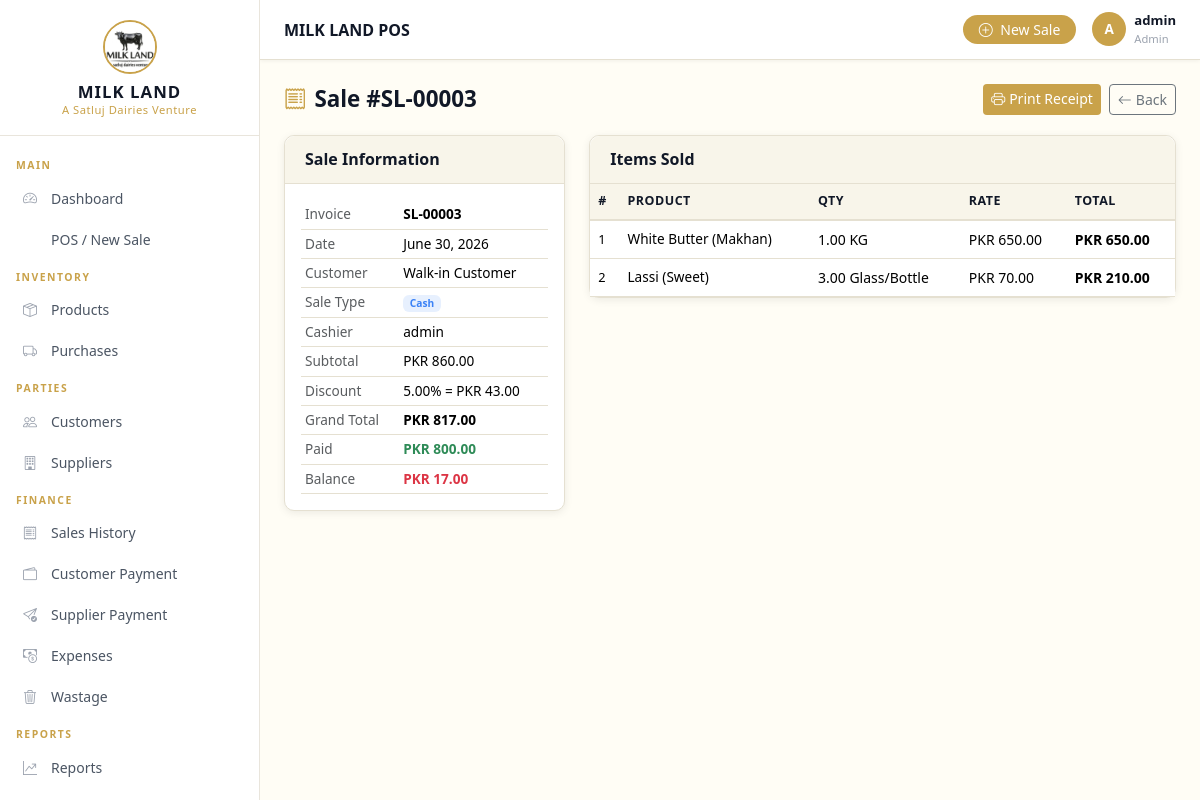
The app's page /sales/3/ (signed in) with its own data.
### apps/sales/models.py (models this page shows, shortened)
class Sale(models.Model):
    SALE_TYPES = [
        ('Cash', 'Cash'),
        ('Credit', 'Credit'),
    ]
    invoice_number = models.CharField(max_length=50, unique=True)
    customer = models.ForeignKey(Customer, on_delete=models.SET_NULL, null=True, blank=True, related_name='sales')
    sale_date = models.DateField()
    sale_type = models.CharField(max_length=10, choices=SALE_TYPES, default='Cash')
    total_amount = models.DecimalField(max_digits=12, decimal_places=2, default=Decimal('0.00'))
    discount_percentage = models.DecimalField(max_digits=5, decimal_places=2, default=Decimal('0.00'))
    discount_amount = models.DecimalField(max_digits=12, decimal_places=2, default=Decimal('0.00'))
    grand_total = models.DecimalField(max_digits=12, decimal_places=2, default=Decimal('0.00'))
    paid_amount = models.DecimalField(max_digits=12, decimal_places=2, default=Decimal('0.00'))
    balance_amount = models.DecimalField(max_digits=12, decimal_places=2, default=Decimal('0.00'))
    notes = models.TextField(blank=True)
    cashier = models.ForeignKey(User, on_delete=models.SET_NULL, null=True, related_name='sales')
    created_at = models.DateTimeField(auto_now_add=True)
    updated_at = models.DateTimeField(auto_now=True)
    class Meta:
        ordering = ['-created_at']

class SaleItem(models.Model):
    sale = models.ForeignKey(Sale, on_delete=models.CASCADE, related_name='items')
    product = models.ForeignKey(Product, on_delete=models.PROTECT)
    quantity = models.DecimalField(max_digits=10, decimal_places=2)
    sale_rate = models.DecimalField(max_digits=10, decimal_places=2)
    line_total = models.DecimalField(max_digits=12, decimal_places=2)

### apps/products/models.py (models this page shows, shortened)
class Product(models.Model):
    UNIT_CHOICES = [
        ('KG', 'KG'),
        ('Gram', 'Gram'),
        ('Litre', 'Litre'),
        ('Piece', 'Piece'),
        ('Jar', 'Jar'),
        ('Bottle', 'Bottle'),
        ('Glass', 'Glass'),
        ('Glass/Bottle', 'Glass/Bottle'),
        ('250ml Bottle', '250ml Bottle'),
        ('250 Gram', '250 Gram'),
        ('Other', 'Other'),
    ]
    name = models.CharField(max_length=200)
    category = models.ForeignKey(Category, on_delete=models.SET_NULL, null=True, blank=True, related_name='products')
    unit_type = models.CharField(max_length=50, choices=UNIT_CHOICES, default='KG')
    purchase_price = models.DecimalField(max_digits=10, decimal_places=2, default=Decimal('0.00'))
    sale_price = models.DecimalField(max_digits=10, decimal_places=2, default=Decimal('0.00'))
    current_stock = models.DecimalField(max_digits=10, decimal_places=2, default=Decimal('0.00'))
    minimum_stock_level = models.DecimalField(max_digits=10, decimal_places=2, default=Decimal('5.00'))
    expiry_date = models.DateField(null=True, blank=True)
    is_active = models.BooleanField(default=True)
    created_at = models.DateTimeField(auto_now_add=True)
    updated_at = models.DateTimeField(auto_now=True)
    updated_by = models.ForeignKey(User, on_delete=models.SET_NULL, null=True, blank=True)
    class Meta:
        ordering = ['name']

### apps/sales/views.py (the view)
# urls.py: path('<int:pk>/', views.sale_detail, name='detail'),
@login_required
def sale_detail(request, pk):
    sale = get_object_or_404(Sale, pk=pk)
    items = sale.items.select_related('product').all()
    return render(request, 'sales/sale_detail.html', {'sale': sale, 'items': items})

### apps/core/context_processors.py (called while the page is built)
def business_settings(request):
    settings = BusinessSettings.get_settings()
    return {'business': settings}

### apps/core/models.py (called while the page is built)
    @classmethod
    def get_settings(cls):
        obj, _ = cls.objects.get_or_create(pk=1)
        return obj

### templates/sales/sale_detail.html (shortened to what this page needs)
{% extends 'base.html' %}
{% load app_filters %}
{% block content %}
<div class="page-header">
  <h1><i class="bi bi-receipt me-2 text-gold"></i>Sale #{{ sale.invoice_number }}</h1>
  <div class="d-flex gap-2">
    <a href="{% url 'sales:receipt' sale.pk %}" class="btn btn-gold btn-sm"><i class="bi bi-printer me-1"></i>Print Receipt</a>
    <a href="{% url 'sales:list' %}" class="btn btn-outline-secondary btn-sm"><i class="bi bi-arrow-left me-1"></i>Back</a>
  </div>
</div>
<div class="row g-4">
  <div class="col-md-4">
    <div class="card">
      <div class="card-header"><h6>Sale Information</h6></div>
      <div class="card-body">
        <table class="table table-sm mb-0" style="font-size:0.85rem;">
          <tr><td class="text-muted">Invoice</td><td><strong>{{ sale.invoice_number }}</strong></td></tr>
          <tr><td class="text-muted">Date</td><td>{{ sale.sale_date }}</td></tr>
          <tr><td class="text-muted">Customer</td><td>{{ sale.customer.name|default:"Walk-in Customer" }}</td></tr>
          <tr><td class="text-muted">Sale Type</td><td><span class="badge badge-{{ sale.sale_type|lower }}">{{ sale.sale_type }}</span></td></tr>
          <tr><td class="text-muted">Cashier</td><td>{{ sale.cashier.get_full_name|default:sale.cashier.username }}</td></tr>
          <tr><td class="text-muted">Subtotal</td><td>PKR {{ sale.total_amount|floatformat:2 }}</td></tr>
          <tr><td class="text-muted">Discount</td><td>{{ sale.discount_percentage }}% = PKR {{ sale.discount_amount|floatformat:2 }}</td></tr>
          <tr><td class="text-muted">Grand Total</td><td><strong>PKR {{ sale.grand_total|floatformat:2 }}</strong></td></tr>
          <tr><td class="text-muted">Paid</td><td style="color:var(--success-green);font-weight:600;">PKR {{ sale.paid_amount|floatformat:2 }}</td></tr>
          <tr><td class="text-muted">Balance</td><td style="color:var(--danger-red);font-weight:600;">PKR {{ sale.balance_amount|floatformat:2 }}</td></tr>
        </table>
      </div>
    </div>
  </div>
  <div class="col-md-8">
    <div class="card">
      <div class="card-header"><h6>Items Sold</h6></div>
      <div class="card-body p-0">
        <table class="table table-hover mb-0">
          <thead><tr><th>#</th><th>Product</th><th>Qty</th><th>Rate</th><th>Total</th></tr></thead>
          <tbody>
            {% for item in items %}
            <tr>
              <td style="font-size:0.8rem;">{{ forloop.counter }}</td>
              <td style="font-size:0.85rem;">{{ item.product.name }}</td>
              <td>{{ item.quantity }} {{ item.product.unit_type }}</td>
              <td>PKR {{ item.sale_rate|floatformat:2 }}</td>
              <td><strong>PKR {{ item.line_total|floatformat:2 }}</strong></td>
            </tr>
            {% endfor %}
          </tbody>
        </table>
      </div>
    </div>
  </div>
</div>
{% endblock %}

### templates/partials/navbar.html (shortened to what this page needs)
{% load static %}
<header class="top-navbar">
  <div class="d-flex align-items-center gap-3">
    <span class="page-title">{% block navbar_title %}MILK LAND POS{% endblock %}</span>
  </div>
  <div class="navbar-right">
    <a href="{% url 'sales:pos' %}" class="btn btn-sm btn-gold rounded-pill px-3">
      <i class="bi bi-plus-circle me-1"></i> New Sale
    </a>
    <div class="navbar-user">
      <div class="user-avatar">{{ user.username|first|upper }}</div>
      <div>
        <div style="font-size:0.82rem;font-weight:600;">{{ user.get_full_name|default:user.username }}</div>
        <div style="font-size:0.7rem;color:#9CA3AF;">{% if user.is_staff %}Admin{% else %}Sales Staff{% endif %}</div>
      </div>
    </div>
  </div>
</header>

### static/css/style.css (style rules this page uses)
:root { --primary-dark: #111827; --secondary-dark: #1F2937; --cream-bg: #FFFDF5; --soft-cream: #F8F5EA; --accent-gold: #C9A24A; --success-green: #2E8B57; --border-color: #E5E0D1; --danger-red: #DC3545; --sidebar-width: 260px; --sidebar-bg: #111827; --navbar-height: 60px; --text-light: #6B7280; --text-dark: #111827; --card-shadow: 0 2px 8px rgba(0,0,0,0.08); }
* { box-sizing: border-box; }
body { font-family: 'Segoe UI', system-ui, -apple-system, sans-serif; background-color: var(--cream-bg); color: var(--text-dark); margin: 0; }
.top-navbar { position: sticky; top: 0; height: var(--navbar-height); background: #fff; border-bottom: 1px solid var(--border-color); display: flex; align-items: center; justify-content: space-between; padding: 0 24px; z-index: 100; box-shadow: 0 1px 4px rgba(0,0,0,0.06); }
.top-navbar .page-title { font-weight: 600; font-size: 1rem; color: var(--text-dark); }
.top-navbar .navbar-right { display: flex; align-items: center; gap: 16px; }
.navbar-user { display: flex; align-items: center; gap: 8px; font-size: 0.85rem; color: var(--text-dark); }
.navbar-user .user-avatar { width: 34px; height: 34px; border-radius: 50%; background: var(--accent-gold); display: flex; align-items: center; justify-content: center; color: #fff; font-weight: 700; font-size: 0.85rem; }
.card { border: 1px solid var(--border-color); border-radius: 10px; box-shadow: var(--card-shadow); background: #fff; }
.card-header { background: var(--soft-cream); border-bottom: 1px solid var(--border-color); border-radius: 10px 10px 0 0 !important; padding: 14px 20px; }
.card-header h5, .card-header h6 { margin: 0; font-weight: 600; color: var(--text-dark); }
.btn-gold { background: var(--accent-gold); color: #fff; border: none; }
.table { font-size: 0.875rem; }
.table th { background: var(--soft-cream); color: var(--text-dark); font-weight: 600; font-size: 0.78rem; text-transform: uppercase; letter-spacing: 0.5px; border-bottom: 2px solid var(--border-color); }
.table td { vertical-align: middle; border-color: var(--border-color); }
.badge-cash { background: rgba(59,130,246,0.12); color: #3B82F6; }
.page-header { display: flex; align-items: center; justify-content: space-between; margin-bottom: 20px; flex-wrap: wrap; gap: 12px; }
.page-header h1 { font-size: 1.4rem; font-weight: 700; color: var(--text-dark); margin: 0; }
.text-gold { color: var(--accent-gold) !important; }

### records on screen
Sale: invoice_number "SL-00003", sale_date "June 30, 2026", customer.name "Walk-in Customer", sale_type "Cash", cashier.get_full_name "admin", total_amount "860.00", discount_percentage "5.00", discount_amount "43.00", grand_total "817.00", paid_amount "800.00", balance_amount "17.00"
SaleItem: product.name "White Butter (Makhan)", quantity "1.00", product.unit_type "KG", sale_rate "650.00", line_total "650.00"
SaleItem: product.name "Lassi (Sweet)", quantity "3.00", product.unit_type "Glass/Bottle", sale_rate "70.00", line_total "210.00"

### other values on screen
{{ user.username|first|upper }} "A"
{{ user.get_full_name|default:user.username }} "admin"
